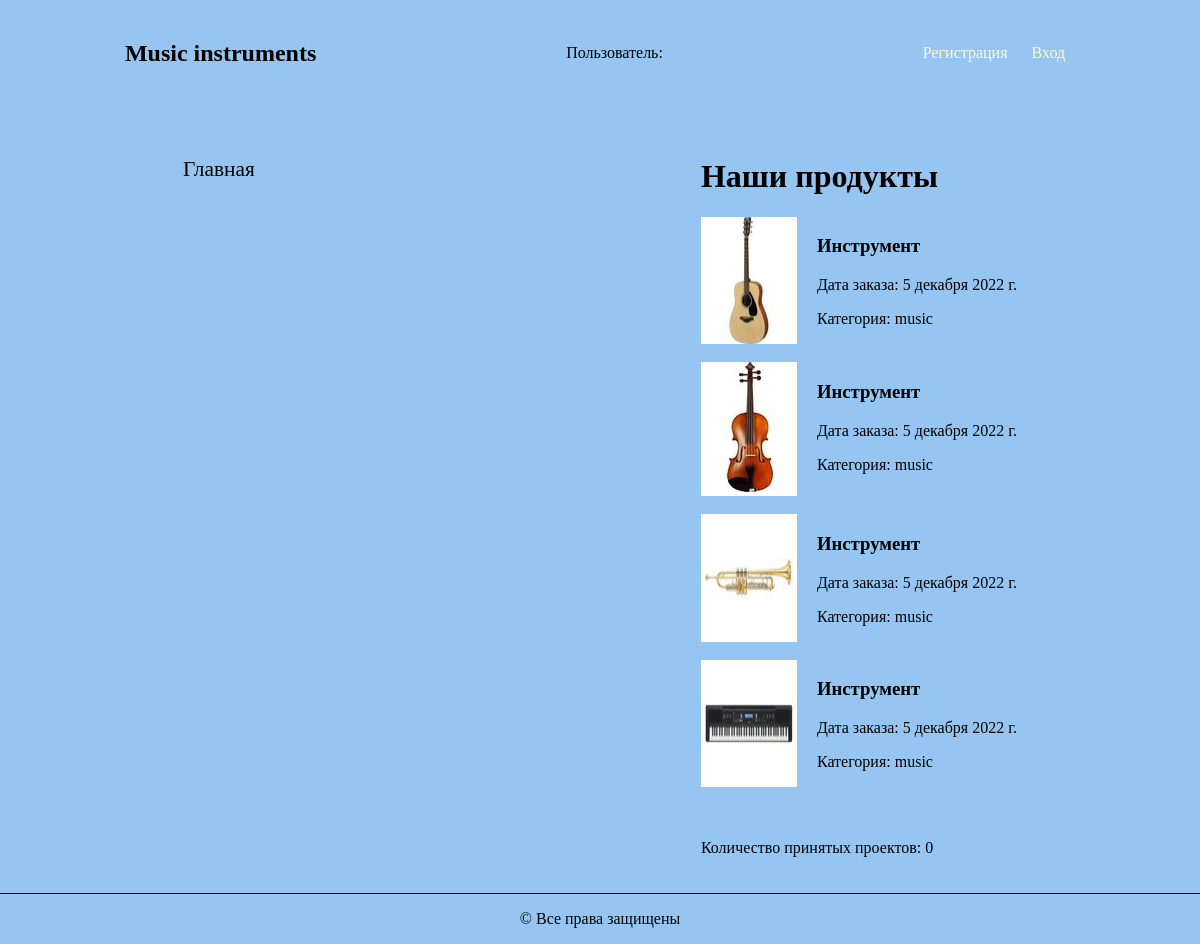
Page /studio/ on the committed database.
### studio/models.py (models this page shows, shortened)
class Order(models.Model):
    day_add = models.DateField(null=True, blank=True)
    name = models.CharField(max_length=200, verbose_name='Имя', blank=False)
    summary = models.TextField(max_length=1000, help_text="Описание", blank=False)
    category = models.ForeignKey('category', help_text="Выбор категории", on_delete=models.CASCADE, blank=False)
    photo_file = models.ImageField(max_length=200, upload_to=get_name_file, blank=False, null=True,
                                   validators=[FileExtensionValidator(allowed_extensions=['png', 'jpg', 'jpeg'])])
    customer_order = models.ForeignKey('user', on_delete=models.SET_NULL, null=True, blank=True)
    comment = models.TextField(max_length=1000, help_text="Комментарий", blank=True)
    img = models.ImageField(max_length=200, upload_to=get_name_file, blank=True, null=True,
                                   validators=[FileExtensionValidator(allowed_extensions=['png', 'jpg', 'jpeg'])])
    LOAN_STATUS = (
        ('n', 'Новая'),
        ('a', 'Принято в работу'),
        ('c', 'Выполнено'),
    )
    status = models.CharField(max_length=1, choices=LOAN_STATUS, blank=True, default='n')
    class Meta:
        ordering = ["status"]
        permissions = (("can_mark_returned", "Установите статус заказа"),)

class Category(MPTTModel):
    title = models.CharField(max_length=50, unique=True, verbose_name='Название')
    parent = TreeForeignKey('self', on_delete=models.PROTECT, null=True, blank=True, related_name='children',
                            db_index=True, verbose_name='Родительская категория')
    slug = models.SlugField()
    class MPTTMeta:
        order_insertion_by = ['title']
    class Meta:
        unique_together = [['parent', 'slug']]
        verbose_name = 'Категория'
        verbose_name_plural = 'Категории'
    def __str__(self):
        return self.title

### studio/views.py (the view)
# urls.py: path('', views.index, name='index'),
def index(request):
    num_order = Order.objects.filter(status__exact='c')[:4]
    num_status = Order.objects.filter(status__exact='a').count()
    return render(
        request,
        'index.html',
        context={'num_order': num_order, 'num_status': num_status},
    )

### studio/templates/index.html (shortened to what this page needs)
{% load static %}
{% load thumbnail %}
<!DOCTYPE html>
<html lang="ru">
<head>
    <link rel="stylesheet" media="screen" type="text/css" href="{% static 'css/style.css' %}">
</head>
<body>
<header>
    <h2>Music instruments</h2>
    <span class="user">
             Пользователь: {{ user.get_username }}
            </span>
    <div class="register">
        {% if not user.is_authenticated %}
        <a href="{% url 'register'  %}">Регистрация</a>
        <a href="{% url 'login'%}?next={{request.path}}">Вход</a>
        {% endif %}
    </div>
</header>
<div>
    <div class="mein">
        <div class="link">
            <a href="{% url 'index'  %}">Главная</a>
        </div>
        <div class="content">
            <h1>Наши продукты</h1>
            {% for order in num_order %}
            <div class="info_index">
                <img src="{% thumbnail order.photo_file 'index' %}" alt="Картинка">
                <div class="info_text">
                    <h3>Инструмент</h3>
                    <p>Дата заказа: {{ order.day_add }}</p>
                    <p>Категория: {{ order.category}}</p>
                </div>
            </div>
            <br>
            {% endfor %}
            <br>
            <p>Количество принятых проектов: {{ num_status }}</p>
        </div>
    </div>
</div>
<footer>
    <p>&copy; Все права защищены</p>
</footer>
</body>
</html>

### studio/static/css/style.css (style rules this page uses)
body { margin: 0 auto; max-width: 1200px; background-color: #95c5f0; }
header { display: flex; align-items: center; justify-content: space-around; margin-top: 20px; margin-bottom: 20px; }
.register > a { margin-left: 10px; margin-right: 10px; text-decoration: none; color: lemonchiffon; }
.mein { display: flex; justify-content: space-around; margin-top: 50px; }
.link { display: flex; flex-direction: column; margin-right: 40px; }
.content { margin-left: 40px; }
.link > a { font-size: 16pt; margin-top: 20px; margin-bottom: 20px; text-decoration: none; color: black; }
footer { display: flex; align-items: center; justify-content: space-around; border-top: 1px solid black; margin-top: 20px; }
.info_index { display: flex; }
.info_text { margin-left: 20px; }

### rows in the picture
Order: photo_file (picture), day_add "5 декабря 2022 г.", category "music"
Order: photo_file (picture), day_add "5 декабря 2022 г.", category "music"
Order: photo_file (picture), day_add "5 декабря 2022 г.", category "music"
Order: photo_file (picture), day_add "5 декабря 2022 г.", category "music"

### other values in the picture
{{ num_status }} "0"
